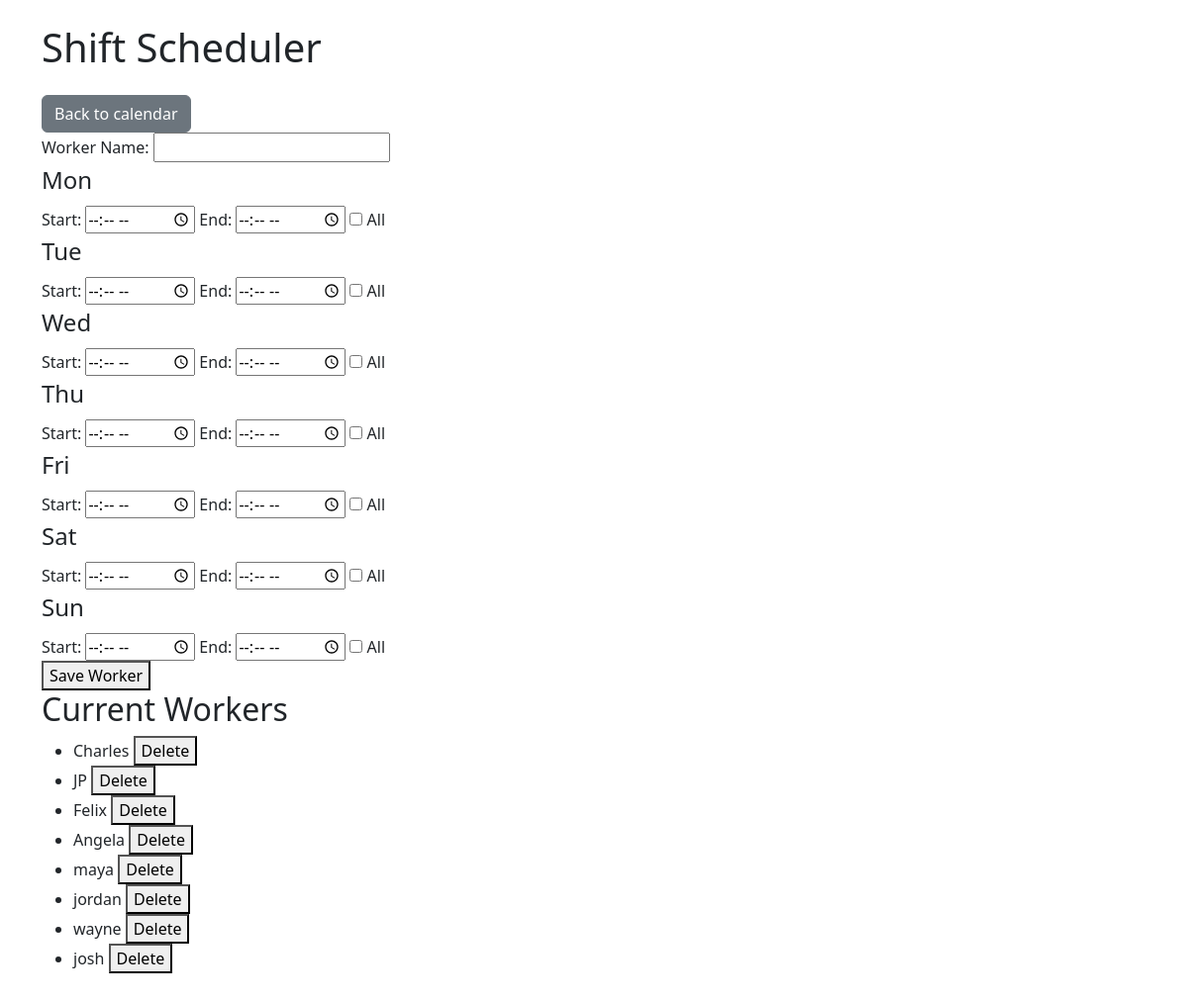
The page /workers on the database its author committed.
### models.py (models this page shows)
class Worker(db.Model):
    id = db.Column(db.Integer, primary_key=True)
    name = db.Column(db.String(50), nullable=False)
    shifts = db.relationship('Shift', backref='worker', cascade="all, delete-orphan", passive_deletes=True)
    availability = db.Column(db.String, nullable=True)

### app.py (the view, shortened to what this page needs)
@app.route("/workers", methods=["GET", "POST"])
def manage_workers():
    workers = Worker.query.all()
    return render_template("manage_workers.html", workers=workers)

### app.py (called while the page is built)
@event.listens_for(Engine, "connect")
def set_sqlite_pragma(dbapi_connection, connection_record):
    if isinstance(dbapi_connection, sqlite3.Connection):
        cursor = dbapi_connection.cursor()
        cursor.execute("PRAGMA foreign_keys=ON;")
        cursor.close()

### templates/manage_workers.html (shortened to what this page needs)
{% extends "base.html" %}
{% block content %}
<html>
<head>
    <a href="{{ url_for('calendar_view') }}" class="btn btn-secondary">Back to calendar</a>
</head>
<body>
    <form method="POST">
        <label for="name">Worker Name:</label>
        <input type="text" name="name" required><br>
        {% for day in ['Mon', 'Tue', 'Wed', 'Thu', 'Fri', 'Sat', 'Sun'] %}
            <fieldset>
                <legend>{{ day }}</legend>
                <label>Start:</label>
                <input type="time" name="{{ day.lower() }}_start">
                <label>End:</label>
                <input type="time" name="{{ day.lower() }}_end">
                <label>
                    <input type="checkbox" name="{{ day.lower() }}_all"> All
                </label>
            </fieldset>
        {% endfor %}
        <button type="submit">Save Worker</button>
    </form>
    <h2>Current Workers</h2>
    <ul>
        {% for worker in workers %}
            <li>
                {{ worker.name }}
                <form method="post" action="{{ url_for('delete_worker', worker_id=worker.id) }}" style="display:inline;">
                    <button type="submit" onclick="return confirm('Delete {{ worker.name }}?')">Delete</button>
                </form>
            </li>
        {% endfor %}
    </ul>
</body>
</html>
{% endblock %}

### rows shown on the page
Worker: name "Charles"
Worker: name "JP"
Worker: name "Felix"
Worker: name "Angela"
Worker: name "maya"
Worker: name "jordan"
Worker: name "wayne"
Worker: name "josh"

### other values the page prints
{{ day }} "Mon" "Tue" "Wed" "Thu" "Fri" "Sat" "Sun"
